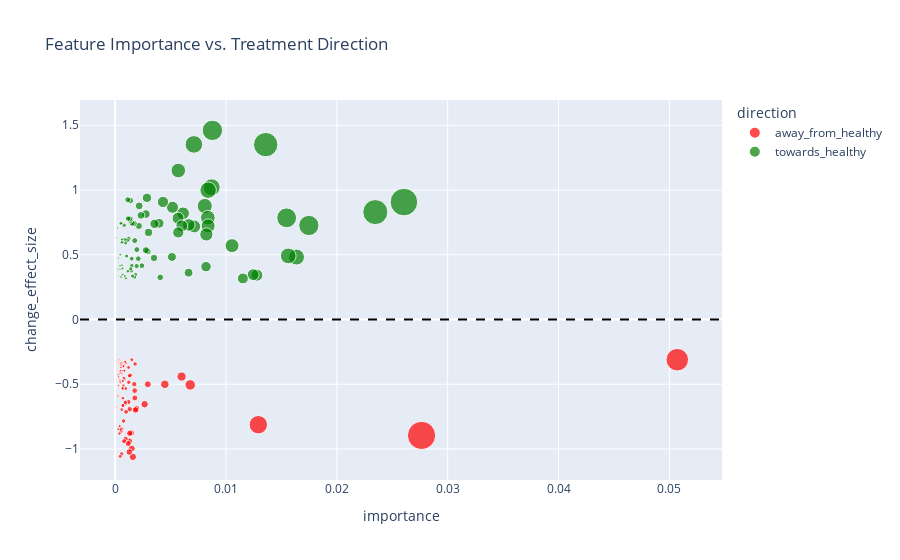

Source (notebook cell):
### Code cell
# 3) Create combined_rank now (so it's available everywhere)
res_df["combined_rank"] = res_df["importance"] * res_df["change_effect_size"].abs()

# 4) Elbow selection on |change_effect_size| (biologically focused)
res_ranked = res_df.copy()
res_ranked = res_ranked.dropna(subset=["change_effect_size"])  # exclude no-gap features from elbow
res_ranked["rank_key"] = res_ranked["change_effect_size"].abs()
res_ranked = res_ranked.sort_values("rank_key", ascending=False).reset_index(drop=True)

if res_ranked.empty:
    k_opt = 0
    selected = res_ranked.copy()
else:
    vals = res_ranked["rank_key"].to_numpy()
    cum = np.cumsum(vals)
    cum_norm = cum / cum[-1]
    x = np.linspace(0, 1, num=len(cum_norm), endpoint=True)
    distances = cum_norm - x
    k_opt = int(np.argmax(distances)) + 1
    selected = res_ranked.iloc[:k_opt].copy()

print(f"Elbow-selected feature count (by |change_effect_size|): {k_opt}")
# print(selected[["feature", "importance", "change_effect_size", "combined_rank"]].head(10))

# 5) Optional biological floor, e.g., at least 20% of gap moved
min_effect = 0.20
selected = selected[selected["change_effect_size"].abs() >= min_effect]
print(f"After enforcing |change_effect_size| ≥ {min_effect:.2f}: {selected.shape[0]} features kept")

# 6) Direction labels (for downstream plots)
res_df["direction"] = np.where(res_df["change_effect_size"] > 0, "towards_healthy",
                        np.where(res_df["change_effect_size"] < 0, "away_from_healthy", "no_change"))

print(res_df.head(20))
print("\nDirection counts:\n", res_df["direction"].value_counts())

# 7) Reduced dataset with selected features
top_feature_list = selected["feature"].tolist()
print(f"Top {len(top_feature_list)} features selected for further analysis.")
_reduced_hindlimb_df = left_hindlimb_features_df[top_feature_list]
print(_reduced_hindlimb_df.shape)
fig = px.scatter(
    res_df[res_df["feature"].isin(top_feature_list)],
    x="importance",
    y="change_effect_size",
    size="combined_rank",
    color="direction",
    hover_data=["feature", "importance", "change_effect_size", "combined_rank"],
    color_discrete_map={
        "towards_healthy": "green",
        "away_from_healthy": "red",
        "no_change": "gray"
    },
    title="Feature Importance vs. Treatment Direction"
)

fig.add_hline(y=0, line_dash="dash", line_color="black")
fig.show()
# fig.write_html(os.path.join('./', 'feature_change_analysis.html'))
